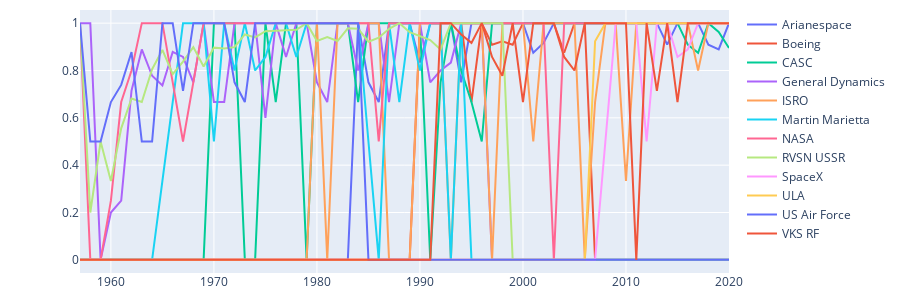

The cell this chart's notebook holds for it:
### Code cell
import plotly.graph_objects as go

# Create figure
fig = go.Figure()

fig.add_trace(go.Scatter(
    x=data['Years/Countries'],
    y=data['Arianespace'],
    name="Arianespace",
    yaxis="y",
))
fig.add_trace(go.Scatter(
    x=data['Years/Countries'],
    y=data['Boeing'],
    name="Boeing",
    yaxis="y",
))
fig.add_trace(go.Scatter(
    x=data['Years/Countries'],
    y=data['CASC'],
    name="CASC",
    yaxis="y",
))
fig.add_trace(go.Scatter(
    x=data['Years/Countries'],
    y=data['General Dynamics'],
    name="General Dynamics",
    yaxis="y",
))
fig.add_trace(go.Scatter(
    x=data['Years/Countries'],
    y=data['ISRO'],
    name="ISRO",
    yaxis="y",
))
fig.add_trace(go.Scatter(
    x=data['Years/Countries'],
    y=data['Martin Marietta'],
    name="Martin Marietta",
    yaxis="y",
))
fig.add_trace(go.Scatter(
    x=data['Years/Countries'],
    y=data['NASA'],
    name="NASA",
    yaxis="y",
))
fig.add_trace(go.Scatter(
    x=data['Years/Countries'],
    y=data['RVSN USSR'],
    name="RVSN USSR",
    yaxis="y",
))
fig.add_trace(go.Scatter(
    x=data['Years/Countries'],
    y=data['SpaceX'],
    name="SpaceX",
    yaxis="y",
))
fig.add_trace(go.Scatter(
    x=data['Years/Countries'],
    y=data['ULA'],
    name="ULA",
    yaxis="y",
))
fig.add_trace(go.Scatter(
    x=data['Years/Countries'],
    y=data['US Air Force'],
    name="US Air Force",
    yaxis="y",
))
fig.add_trace(go.Scatter(
    x=data['Years/Countries'],
    y=data['VKS RF'],
    name="VKS RF",
    yaxis="y",
))

fig.update_layout(
    dragmode="zoom",
    hovermode="x",
    height=300,
    margin=dict(
        t=10,
        b=10
    )
)
fig.show()
